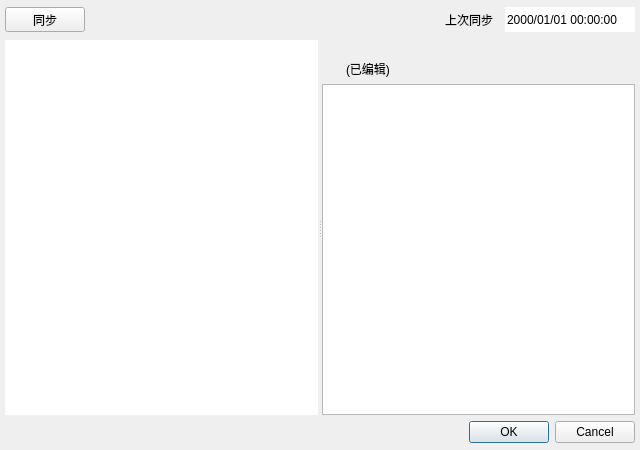
<?xml version="1.0" encoding="UTF-8"?>
<ui version="4.0">
 <class>ALBulletinDialog</class>
 <widget class="QDialog" name="ALBulletinDialog">
  <property name="windowModality">
   <enum>Qt::WindowModality::NonModal</enum>
  </property>
  <property name="geometry">
   <rect>
    <x>0</x>
    <y>0</y>
    <width>640</width>
    <height>450</height>
   </rect>
  </property>
  <property name="minimumSize">
   <size>
    <width>400</width>
    <height>450</height>
   </size>
  </property>
  <property name="maximumSize">
   <size>
    <width>800</width>
    <height>450</height>
   </size>
  </property>
  <property name="windowTitle">
   <string>公告栏 - AutoLibrary</string>
  </property>
  <layout class="QVBoxLayout" name="ALBulletinDialogLayout">
   <property name="spacing">
    <number>5</number>
   </property>
   <property name="leftMargin">
    <number>5</number>
   </property>
   <property name="topMargin">
    <number>5</number>
   </property>
   <property name="rightMargin">
    <number>5</number>
   </property>
   <property name="bottomMargin">
    <number>5</number>
   </property>
   <item>
    <layout class="QHBoxLayout" name="SyncLayout">
     <property name="spacing">
      <number>10</number>
     </property>
     <item>
      <widget class="QPushButton" name="SyncButton">
       <property name="enabled">
        <bool>true</bool>
       </property>
       <property name="minimumSize">
        <size>
         <width>80</width>
         <height>25</height>
        </size>
       </property>
       <property name="maximumSize">
        <size>
         <width>80</width>
         <height>25</height>
        </size>
       </property>
       <property name="focusPolicy">
        <enum>Qt::FocusPolicy::NoFocus</enum>
       </property>
       <property name="text">
        <string>同步</string>
       </property>
       <property name="autoDefault">
        <bool>false</bool>
       </property>
      </widget>
     </item>
     <item>
      <widget class="QLabel" name="SyncStatusPlaceholder">
       <property name="minimumSize">
        <size>
         <width>30</width>
         <height>30</height>
        </size>
       </property>
       <property name="maximumSize">
        <size>
         <width>30</width>
         <height>30</height>
        </size>
       </property>
       <property name="text">
        <string/>
       </property>
      </widget>
     </item>
     <item>
      <widget class="QLabel" name="SyncStatusDetailLabel">
       <property name="minimumSize">
        <size>
         <width>80</width>
         <height>25</height>
        </size>
       </property>
       <property name="maximumSize">
        <size>
         <width>200</width>
         <height>25</height>
        </size>
       </property>
       <property name="text">
        <string/>
       </property>
      </widget>
     </item>
     <item>
      <widget class="QFrame" name="SyncSpaceFrame">
       <property name="minimumSize">
        <size>
         <width>0</width>
         <height>25</height>
        </size>
       </property>
       <property name="maximumSize">
        <size>
         <width>800</width>
         <height>25</height>
        </size>
       </property>
       <property name="frameShape">
        <enum>QFrame::Shape::NoFrame</enum>
       </property>
       <property name="frameShadow">
        <enum>QFrame::Shadow::Plain</enum>
       </property>
       <property name="lineWidth">
        <number>0</number>
       </property>
      </widget>
     </item>
     <item>
      <widget class="QLabel" name="LastSyncTimeLabel">
       <property name="minimumSize">
        <size>
         <width>50</width>
         <height>25</height>
        </size>
       </property>
       <property name="maximumSize">
        <size>
         <width>50</width>
         <height>25</height>
        </size>
       </property>
       <property name="text">
        <string>上次同步：</string>
       </property>
      </widget>
     </item>
     <item>
      <widget class="QDateTimeEdit" name="LastSyncDateTimeEdit">
       <property name="minimumSize">
        <size>
         <width>130</width>
         <height>25</height>
        </size>
       </property>
       <property name="maximumSize">
        <size>
         <width>130</width>
         <height>25</height>
        </size>
       </property>
       <property name="frame">
        <bool>false</bool>
       </property>
       <property name="readOnly">
        <bool>true</bool>
       </property>
       <property name="buttonSymbols">
        <enum>QAbstractSpinBox::ButtonSymbols::NoButtons</enum>
       </property>
       <property name="keyboardTracking">
        <bool>false</bool>
       </property>
       <property name="displayFormat">
        <string>yyyy/MM/dd HH:mm:ss</string>
       </property>
       <property name="timeSpec">
        <enum>Qt::TimeSpec::LocalTime</enum>
       </property>
      </widget>
     </item>
    </layout>
   </item>
   <item>
    <widget class="QSplitter" name="BulletinSplitter">
     <property name="orientation">
      <enum>Qt::Orientation::Horizontal</enum>
     </property>
     <widget class="QFrame" name="LeftFrame">
      <property name="frameShape">
       <enum>QFrame::Shape::NoFrame</enum>
      </property>
      <property name="frameShadow">
       <enum>QFrame::Shadow::Plain</enum>
      </property>
      <layout class="QVBoxLayout" name="LeftFrameLayout">
       <property name="spacing">
        <number>5</number>
       </property>
       <property name="leftMargin">
        <number>0</number>
       </property>
       <property name="topMargin">
        <number>0</number>
       </property>
       <property name="rightMargin">
        <number>0</number>
       </property>
       <property name="bottomMargin">
        <number>0</number>
       </property>
       <item>
        <widget class="QListWidget" name="BulletinListWidget">
         <property name="frameShape">
          <enum>QFrame::Shape::NoFrame</enum>
         </property>
         <property name="editTriggers">
          <set>QAbstractItemView::EditTrigger::NoEditTriggers</set>
         </property>
         <property name="selectionMode">
          <enum>QAbstractItemView::SelectionMode::SingleSelection</enum>
         </property>
        </widget>
       </item>
      </layout>
     </widget>
     <widget class="QFrame" name="RightFrame">
      <property name="frameShape">
       <enum>QFrame::Shape::NoFrame</enum>
      </property>
      <property name="frameShadow">
       <enum>QFrame::Shadow::Plain</enum>
      </property>
      <layout class="QVBoxLayout" name="RightFrameLayout">
       <property name="spacing">
        <number>5</number>
       </property>
       <property name="leftMargin">
        <number>0</number>
       </property>
       <property name="topMargin">
        <number>0</number>
       </property>
       <property name="rightMargin">
        <number>0</number>
       </property>
       <property name="bottomMargin">
        <number>0</number>
       </property>
       <item>
        <widget class="QLabel" name="BulletinTitleLabel">
         <property name="text">
          <string/>
         </property>
        </widget>
       </item>
       <item>
        <layout class="QHBoxLayout" name="BulletinInfoLayout">
         <property name="spacing">
          <number>5</number>
         </property>
         <item>
          <widget class="QLabel" name="BulletinDateLabel">
           <property name="text">
            <string/>
           </property>
          </widget>
         </item>
         <item>
          <widget class="QLabel" name="BulletinAuthorLabel">
           <property name="text">
            <string/>
           </property>
          </widget>
         </item>
         <item>
          <widget class="QLabel" name="BulletinIsEditedLabel">
           <property name="text">
            <string>(已编辑)</string>
           </property>
          </widget>
         </item>
         <item>
          <spacer name="BulletinInfoSpacer">
           <property name="orientation">
            <enum>Qt::Orientation::Horizontal</enum>
           </property>
           <property name="sizeHint" stdset="0">
            <size>
             <width>40</width>
             <height>20</height>
            </size>
           </property>
          </spacer>
         </item>
        </layout>
       </item>
       <item>
        <widget class="QTextBrowser" name="BulletinContentTextBrowser">
         <property name="readOnly">
          <bool>true</bool>
         </property>
         <property name="openExternalLinks">
          <bool>true</bool>
         </property>
        </widget>
       </item>
      </layout>
     </widget>
    </widget>
   </item>
   <item>
    <widget class="QDialogButtonBox" name="BulletinDialogButtonBox">
     <property name="minimumSize">
      <size>
       <width>0</width>
       <height>25</height>
      </size>
     </property>
     <property name="maximumSize">
      <size>
       <width>16777215</width>
       <height>25</height>
      </size>
     </property>
     <property name="orientation">
      <enum>Qt::Orientation::Horizontal</enum>
     </property>
     <property name="standardButtons">
      <set>QDialogButtonBox::StandardButton::Cancel|QDialogButtonBox::StandardButton::Ok</set>
     </property>
    </widget>
   </item>
  </layout>
 </widget>
 <resources/>
 <connections>
  <connection>
   <sender>BulletinDialogButtonBox</sender>
   <signal>accepted()</signal>
   <receiver>ALBulletinDialog</receiver>
   <slot>accept()</slot>
   <hints>
    <hint type="sourcelabel">
     <x>248</x>
     <y>254</y>
    </hint>
    <hint type="destinationlabel">
     <x>157</x>
     <y>274</y>
    </hint>
   </hints>
  </connection>
  <connection>
   <sender>BulletinDialogButtonBox</sender>
   <signal>rejected()</signal>
   <receiver>ALBulletinDialog</receiver>
   <slot>reject()</slot>
   <hints>
    <hint type="sourcelabel">
     <x>316</x>
     <y>260</y>
    </hint>
    <hint type="destinationlabel">
     <x>286</x>
     <y>274</y>
    </hint>
   </hints>
  </connection>
 </connections>
</ui>
